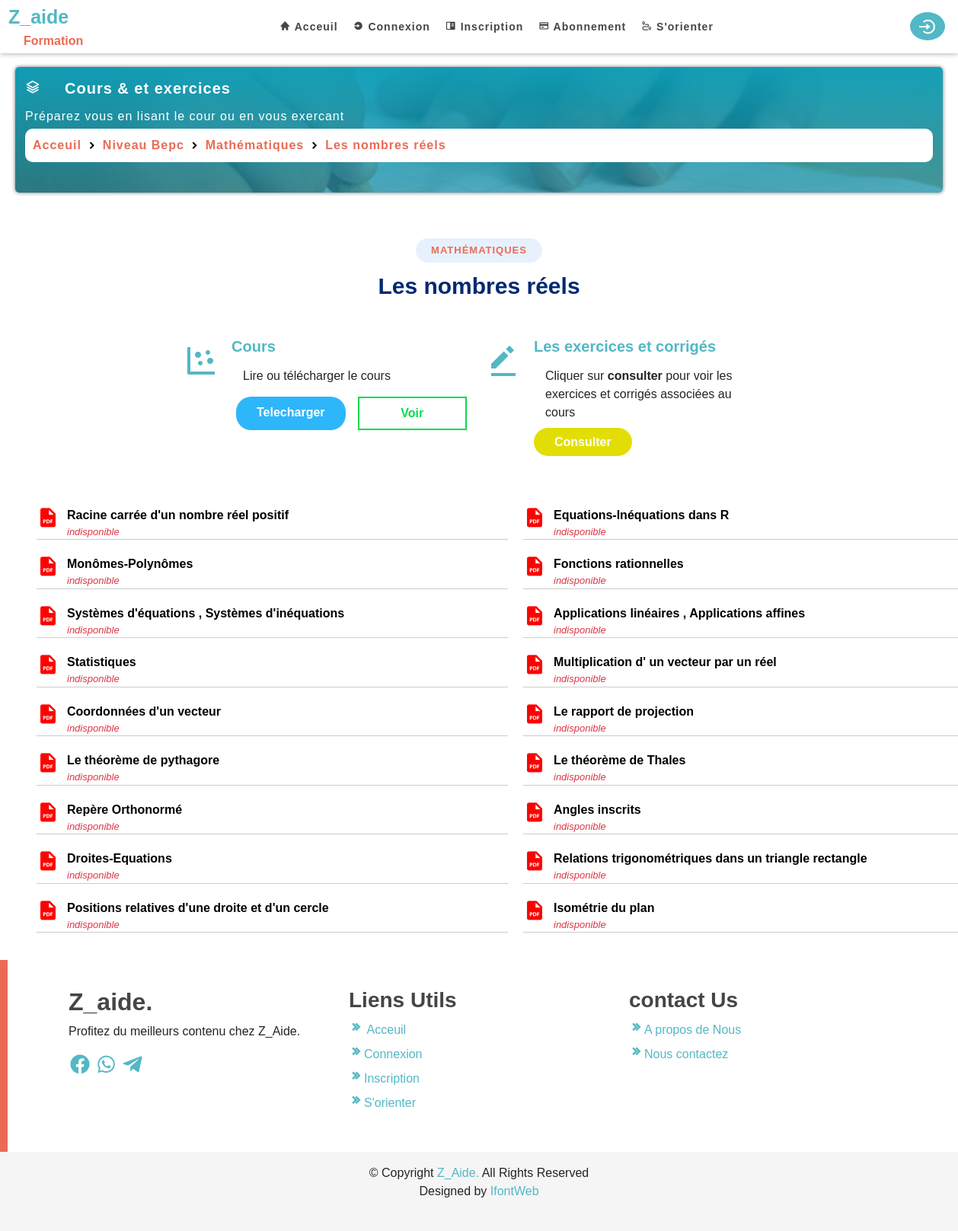
Page /start/1/1/73/details on the committed database.
### programme/models.py (models this page shows, shortened)
class Lecons(models.Model):
    Nom_lecon=models.CharField(max_length=100,null=True,blank=True)
    lecon_pdf=models.FileField(upload_to="lecons_pdf",verbose_name="lecon_pdf",null=True,blank=True)
    lecon_niveau=models.ForeignKey(Niveau,on_delete=models.CASCADE,null=True,blank=True)
    lecon_matiere=models.ForeignKey(Matiere,on_delete=models.CASCADE,related_name="lecon",null=True,blank=True)
    numero_lecon=models.PositiveIntegerField(verbose_name='chapitre no',null=True,blank=True)
    slug=models.SlugField(null=True ,blank=True)
    Favoris=models.ManyToManyField(User,related_name='favoris',null=True,blank=True)
    class  Meta:
        ordering= ['numero_lecon']

class Matiere(models.Model):
    Nom_matiere=models.CharField(max_length=200,null=True,blank=True)
    image_matiere=models.FileField(upload_to='Matirer',null=True,blank=True)
    matiere_niveau=models.ForeignKey(Niveau,on_delete=models.CASCADE,related_name='matiere',)
    favoris=models.ManyToManyField(User,related_name='favori',null=True,blank=True)
    slug=models.SlugField(null=True ,blank=True)
    def __str__(self):
        return self.Nom_matiere

class Niveau(models.Model):
    Nom_niveau=models.CharField(max_length=200,null=True,blank=True)
    image_niveau=models.FileField(upload_to='classe',null=True,blank=True)
    slug=models.SlugField(null=True ,blank=True)
    def __str__(self):
        return self.Nom_niveau

### programme/views.py (the view)
# urls.py: path('<int:int_niveau>/<int:int_matiere>/<int:int_lecon>/details',views.datailslecon,name='details'),
def datailslecon(request,int_niveau,int_matiere,int_lecon):
    matiere=Matiere.objects.get(pk=int_matiere)
    lecon=matiere.lecon.all()
    details=Lecons.objects.get(pk=int_lecon)
    ok=bool
    if details.lecon_pdf:
        ok=True
        ok=str(ok)
    else:
        ok=False
        ok=str(ok)
    context={
        'details':details,
        'lecons':lecon,
        'ok':ok
    }
    return render(request,'detailslecon.html',context)

### programme/templates/detailslecon.html (shortened to what this page needs)
{% extends 'base.html'  %}
{%  block content  %}
{% include 'nav.html' %}
<section class="First mt-5">
    <div class="second">
        <div class="present">
            <div class="icon">
                <i class="bx bx-layer"></i>
            </div>
            <p>Cours & et exercices</p>
        </div>
        <p>Préparez vous en lisant le cour ou en vous exercant </p>
        <p class="path mt-1">
            <a href="{% url 'connex:home' %}">Acceuil</a>
            <i class="bx bxs-chevron-right"></i>
            <a href="{% url 'programme:matiere' int_niveau=details.lecon_matiere.matiere_niveau.pk %}">{{details.lecon_matiere.matiere_niveau}}</a>
            <i class="bx bxs-chevron-right"></i>
            <a href="{% url 'programme:lecon' int_niveau=details.lecon_matiere.matiere_niveau.pk  int_matiere=details.lecon_matiere.pk %}">{{details.lecon_matiere}}</a>
            <i class="bx bxs-chevron-right"></i>
            <a href="">{{details.Nom_lecon}}</a>
        </p>
    </div>
</section>
<section class="skils">
    <div class="section-header">
        <h2>{{details.lecon_matiere}}</h2>
        <p>{{details.Nom_lecon}} </p>
    </div>
    {%if ok == 'False'%}
    <div class="favcheck">
        <div class="fav">
          <div class="icon">
            <i class="bx bxs-error"  ></i>
          </div>
          <h5>Cours et exercices pas disponible</h5>
          <p>On vous informera de la disponibilité de cette section.</p>
        </div>
    </div>
    {%else%}
    <div class="section-skils">
        <div class="skils-card A">
            <div class="icon"><i class="bx bx-scatter-chart"></i></div>
            <div class="present">
                <h5>Cours</h5>
                <p>Lire ou télécharger le cours</p>
                <div class="link">
                    {% if user.is_authenticated  %}
                    <a  class="link1" href="{{ details.lecon_pdf.url}}" download="{{ details.lecon_pdf.url}}">Telecharger</a>
                    <a class="link2" href="{{ details.lecon_pdf.url}}">Voir</a>
                    {%else%}
                    <a  class="link1" href="#" data-bs-toggle="modal" data-bs-target="#e">Telecharger</a>
                    <a class="link2" href="#" data-bs-toggle="modal" data-bs-target="#e">Voir</a>
                    {%endif%}
                </div>
            </div>
        </div>
        <div class="skils-card C">
            <div class="icon"><i class="bx bxs-edit-alt"></i></div>
            <div class="present">
                <h5>Les exercices et corrigés</h5>
                <p>Cliquer sur <b>consulter</b> pour voir les exercices et corrigés associées au cours </p>
                <a href="{%  url 'programme:exos' int_lecon=details.pk  %}"> Consulter</a>
            </div>
        </div>
{%endif%}
</section>
<section class="autrelecon">
    {%  for lecon in lecons %}
    {% if lecon.Nom_lecon == details.Nom_lecon %}
    {%else%}
    <div class="presentation">
        <i class='bx bxs-file-pdf'></i>
        <div class="lien">
            <a href="{%  url 'programme:details' int_niveau=lecon.lecon_niveau.pk int_matiere=lecon.lecon_matiere.pk int_lecon=lecon.pk  %}">{{lecon.Nom_lecon}}</a>
            {% if lecon.lecon_pdf  %}
            <p class="text-success">disponible</p>
            {% else%}
            <p class="text-danger">indisponible</p>
            {% endif%}
        </div>
    </div>
    {%endif%}
    {%endfor%}
</section>
{% include 'footer.html' %}
{% endblock  %}

### rows in the picture
Lecons: lecon_matiere.matiere_niveau "Niveau Bepc", lecon_matiere "Mathématiques", Nom_lecon "Les nombres réels", lecon_matiere "MATHÉMATIQUES"
Lecons: Nom_lecon "Racine carrée d'un nombre réel positif", lecon_pdf "indisponible"
Lecons: Nom_lecon "Equations-Inéquations dans R", lecon_pdf "indisponible"
Lecons: Nom_lecon "Monômes-Polynômes", lecon_pdf "indisponible"
Lecons: Nom_lecon "Fonctions rationnelles", lecon_pdf "indisponible"
Lecons: Nom_lecon "Systèmes d'équations , Systèmes d'inéquations", lecon_pdf "indisponible"
Lecons: Nom_lecon "Applications linéaires , Applications affines", lecon_pdf "indisponible"
Lecons: Nom_lecon "Statistiques", lecon_pdf "indisponible"
Lecons: Nom_lecon "Multiplication d' un vecteur par un réel", lecon_pdf "indisponible"
Lecons: Nom_lecon "Coordonnées d'un vecteur", lecon_pdf "indisponible"
Lecons: Nom_lecon "Le rapport de projection", lecon_pdf "indisponible"
Lecons: Nom_lecon "Le théorème de pythagore", lecon_pdf "indisponible"
Lecons: Nom_lecon "Le théorème de Thales", lecon_pdf "indisponible"
Lecons: Nom_lecon "Repère Orthonormé", lecon_pdf "indisponible"
Lecons: Nom_lecon "Angles inscrits", lecon_pdf "indisponible"
Lecons: Nom_lecon "Droites-Equations", lecon_pdf "indisponible"
Lecons: Nom_lecon "Relations trigonométriques dans un triangle rectangle", lecon_pdf "indisponible"
Lecons: Nom_lecon "Positions relatives d'une droite et d'un cercle", lecon_pdf "indisponible"
Lecons: Nom_lecon "Isométrie du plan", lecon_pdf "indisponible"
